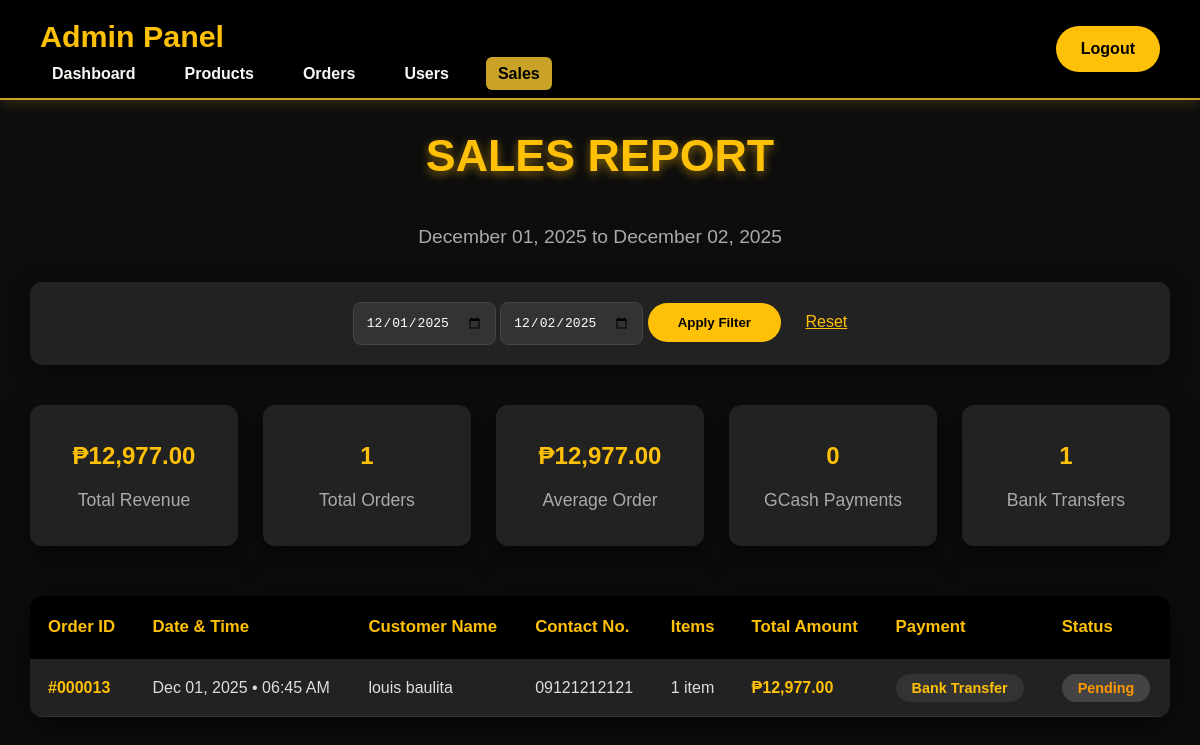
The app's page /admin/sales_report.php with its own data.
### tables this page shows
CREATE TABLE `sales` (
  `id` int(11) NOT NULL,
  `user_id` int(11) NOT NULL,
  `total_amount` decimal(10,2) NOT NULL,
  `delivery_fee` decimal(10,2) DEFAULT 0.00,
  `city_id` int(11) DEFAULT NULL,
  `municipality` varchar(100) DEFAULT NULL,
  `province` varchar(100) DEFAULT NULL,
  `phone` varchar(20) DEFAULT NULL,
  `address` text DEFAULT NULL,
  `order_date` timestamp NOT NULL DEFAULT current_timestamp(),
  `status` enum('pending','processing','shipped','delivered','cancelled') DEFAULT 'pending',
  `payment_method` varchar(20) DEFAULT 'gcash'
);

CREATE TABLE `user` (
  `user_id` int(11) NOT NULL,
  `first_name` varchar(100) NOT NULL,
  `last_name` varchar(100) NOT NULL,
  `address` varchar(255) NOT NULL,
  `contact_number` varchar(50) NOT NULL,
  `city_id` int(11) DEFAULT 40,
  `email_address` varchar(150) NOT NULL,
  `password` varchar(255) NOT NULL,
  `created_at` timestamp NOT NULL DEFAULT current_timestamp(),
  `is_admin` tinyint(1) NOT NULL DEFAULT 0
);

### admin/sales_report.php (the view, shortened to what this page needs)
<?php
include '../connect.php';
$start = $_GET['start'] ?? date('Y-m-01');
$end   = $_GET['end']   ?? date('Y-m-d');
$start = date('Y-m-d', strtotime($start));
$end   = date('Y-m-d', strtotime($end));
$sql = "
    SELECT
        s.id AS sale_id,
        s.order_date,
        s.total_amount,
        s.payment_method,
        s.status,
        CONCAT(u.first_name, ' ', u.last_name) AS customer_name,
        u.contact_number,
        COUNT(sp.product_id) AS items_count,
        SUM(sp.quantity) AS total_qty
    FROM sales s
    LEFT JOIN user u ON s.user_id = u.user_id
    LEFT JOIN sales_products sp ON s.id = sp.sale_id
    WHERE DATE(s.order_date) BETWEEN ? AND ?
    GROUP BY s.id
    ORDER BY s.order_date DESC
";
$stmt = $conn->prepare($sql);
$stmt->bind_param("ss", $start, $end);
$stmt->execute();
$result = $stmt->get_result();
$sales = $result->fetch_all(MYSQLI_ASSOC);
$stats = $conn->query("
    SELECT
        COUNT(*) AS total_orders,
        COALESCE(SUM(total_amount), 0) AS total_revenue,
        COALESCE(AVG(total_amount), 0) AS avg_order_value,
        SUM(CASE WHEN payment_method = 'gcash' THEN 1 ELSE 0 END) AS gcash_count,
        SUM(CASE WHEN payment_method = 'bank' THEN 1 ELSE 0 END) AS bank_count
    FROM sales
    WHERE DATE(order_date) BETWEEN '$start' AND '$end'
")->fetch_assoc();
?>
<!DOCTYPE html>
<html lang="en">
<head>
    <link rel="stylesheet" href="dashboard.css">
    <link rel="stylesheet" href="https://cdnjs.cloudflare.com/ajax/libs/font-awesome/6.6.0/css/all.min.css">
</head>
<body class="admin-page">
<header class="admin-header">
    <nav class="admin-nav">
        <div class="nav-left">
            <a href="dashboard.php" class="admin-logo">Admin Panel</a>
            <ul class="nav-links">
                <li><a href="dashboard.php">Dashboard</a></li>
                <li><a href="products.php">Products</a></li>
                <li><a href="orders.php">Orders</a></li>
                <li><a href="users.php">Users</a></li>
                <li><a href="sales_report.php" class="active">Sales</a></li>
            </ul>
        </div>
        <div class="nav-right">
            <a href="logout.php" class="btn-logout">Logout</a>
        </div>
    </nav>
</header>
<main class="admin-container">
    <div class="report-wrapper">
        <h1 class="page-title">SALES REPORT</h1>
        <div class="date-range">
            <?= date('F d, Y', strtotime($start)) ?> to <?= date('F d, Y', strtotime($end)) ?>
        </div>
        <div class="filters">
            <form method="GET">
                <input type="date" name="start" value="<?= $start ?>" required>
                <input type="date" name="end" value="<?= $end ?>" required>
                <button type="submit">Apply Filter</button>
                <a href="sales_report.php" style="color:var(--yellow);text-decoration:underline;margin-left:20px;">Reset</a>
            </form>
        </div>
        <div class="stats-grid">
            <div class="stat-card">
                <h3>₱<?= number_format($stats['total_revenue'], 2) ?></h3>
                <p>Total Revenue</p>
            </div>
            <div class="stat-card">
                <h3><?= $stats['total_orders'] ?></h3>
                <p>Total Orders</p>
            </div>
            <div class="stat-card">
                <h3>₱<?= number_format($stats['avg_order_value'], 2) ?></h3>
                <p>Average Order</p>
            </div>
            <div class="stat-card">
                <h3><?= $stats['gcash_count'] ?></h3>
                <p>GCash Payments</p>
            </div>
            <div class="stat-card">
                <h3><?= $stats['bank_count'] ?></h3>
                <p>Bank Transfers</p>
            </div>
        </div>
        <table>
            <thead>
                <tr>
                    <th>Order ID</th>
                    <th>Date & Time</th>
                    <th>Customer Name</th>
                    <th>Contact No.</th>
                    <th>Items</th>
                    <th>Total Amount</th>
                    <th>Payment</th>
                    <th>Status</th>
                </tr>
            </thead>
            <tbody>
                <?php if (empty($sales)): ?>
                    <tr><td colspan="8" class="no-data">No sales found in this period.</td></tr>
                <?php else: foreach ($sales as $sale): ?>
                    <tr>
                        <td><strong>#<?= str_pad($sale['sale_id'], 6, '0', STR_PAD_LEFT) ?></strong></td>
                        <td><?= date('M d, Y • h:i A', strtotime($sale['order_date'])) ?></td>
                        <td><?= htmlspecialchars($sale['customer_name'] ?? 'Guest User') ?></td>
                        <td><?= htmlspecialchars($sale['contact_number'] ?? '—') ?></td>
                        <td><?= $sale['total_qty'] ?> item<?= $sale['total_qty']>1?'s':'' ?></td>
                        <td><strong>₱<?= number_format($sale['total_amount'], 2) ?></strong></td>
                        <td><span class="badge <?= $sale['payment_method'] ?>">
                            <?= $sale['payment_method']=='gcash'?'GCash':'Bank Transfer' ?>
                        </span></td>
                        <td><span class="badge <?= $sale['status']=='completed'?'completed':'pending' ?>">
                            <?= ucfirst($sale['status'] ?? 'pending') ?>
                        </span></td>
                    </tr>
                <?php endforeach; endif; ?>
            </tbody>
        </table>
    </div>
</main>
</body>
</html>

### admin/dashboard.css (style rules this page uses)
* { margin: 0; padding: 0; box-sizing: border-box; }
body.admin-page { font-family: 'Poppins', sans-serif; background-color: #0D0D0D; color: #F8F8F4; line-height: 1.6; overflow-x: hidden; transition: background-color 0.3s ease, color 0.3s ease; }
.admin-header, .admin-nav { display: flex; justify-content: space-between; align-items: center; padding: 12px 40px; background-color: #000; border-bottom: 2px solid #C9A227; box-shadow: 0 4px 12px rgba(201, 162, 39, 0.2); position: fixed; top: 0; left: 0; width: 100%; z-index: 1000; transition: background-color 0.3s ease, border-color 0.3s ease, box-shadow 0.3s ease; }
.admin-logo { color: #C9A227; font-weight: 700; text-decoration: none; font-size: 1.5rem; transition: transform 0.3s ease, color 0.3s ease; }
.nav-links { display: flex; gap: 25px; list-style: none; }
.nav-links li a { text-decoration: none; color: #F8F8F4; font-weight: 600; padding: 8px 12px; border-radius: 6px; transition: all 0.3s ease; }
.nav-links li a.active, .nav-links li a:hover { color: #000; background-color: #C9A227; }
.nav-right { display: flex; gap: 15px; align-items: center; }
.btn-logout, .theme-btn, .small-btn { background-color: #C9A227; color: #000; padding: 8px 16px; border-radius: 6px; font-weight: 600; text-decoration: none; border: none; cursor: pointer; transition: all 0.3s ease; }
.admin-container { padding: 120px 40px 40px 40px; max-width: 1200px; margin: auto; }

### admin/sales_report.php (style rules this page uses)
:root { --black:#000; --yellow:#FFC107; --dark:#222; }
body { background:#000;color:#fff;font-family:'Segoe UI',sans-serif;margin:0; }
.admin-header { position:fixed;top:0;left:0;right:0; background:var(--black); padding:15px 0; z-index:1000; box-shadow:0 4px 20px rgba(0,0,0,.9); }
.admin-logo { color:var(--yellow);font-size:1.9em;font-weight:900;text-decoration:none; }
.nav-links a { color:#ccc;transition:.3s; }
.nav-links a:hover,.nav-links a.active { color:var(--yellow); }
.btn-logout { background:var(--yellow);color:#000; padding:10px 25px;border-radius:50px;font-weight:bold; }
.admin-container { padding:120px 30px 60px; min-height:100vh; }
.report-wrapper { max-width:1300px; margin:0 auto; }
.page-title { text-align:center; font-size:2.8em; color:var(--yellow); margin:0 0 30px; font-weight:900; text-shadow:0 3px 10px rgba(255,193,7,.5); }
.date-range { text-align:center; color:#aaa; font-size:1.2em; margin-bottom:30px; }
.filters { background:var(--dark); padding:20px; border-radius:12px; display:flex; justify-content:center; gap:20px; flex-wrap:wrap; margin-bottom:40px; box-shadow:0 5px 20px rgba(0,0,0,.5); }
.filters input { padding:12px; border:1px solid #444; border-radius:8px; background:#333; color:#fff; font-size:1em; }
.filters button { background:var(--yellow); color:#000; border:none; padding:12px 30px; border-radius:50px; font-weight:bold; cursor:pointer; transition:.3s; }
.stats-grid { display:grid; grid-template-columns:repeat(auto-fit,minmax(200px,1fr)); gap:25px; margin-bottom:50px; }
.stat-card { background:var(--dark); padding:30px; border-radius:12px; text-align:center; box-shadow:0 10px 30px rgba(0,0,0,.6); border:2px solid transparent; transition:.4s; }
.stat-card h3 { color:var(--yellow); font-size:1.5em; margin:0; font-weight:900; }
.stat-card p { color:#aaa; margin:10px 0 0; font-size:1.1em; }
table { width:100%; border-collapse:collapse; background:var(--dark); border-radius:12px; overflow:hidden; box-shadow:0 10px 40px rgba(0,0,0,.7); }
th { background:var(--black); color:var(--yellow); padding:18px; text-align:left; font-weight:700; font-size:1.05em; }
td { padding:16px 18px; color:#ddd; border-bottom:1px solid #333; }
.badge { padding:6px 16px; border-radius:30px; font-weight:bold; font-size:0.9em; }
.badge.bank { background:#333;color:var(--yellow); }
.badge.pending { background:#444;color:#ff9800; }
strong { color:var(--yellow); }

### records on screen
sales: id "000013", order_date "Dec 01, 2025 • 06:45 AM", customer_name "louis baulita", user.contact_number "09121212121", total_qty "1", total_amount "12,977.00", payment_method "Bank Transfer", status "Pending"

### other values on screen
date('F d, Y', strtotime($start)) "December 01, 2025"
date('F d, Y', strtotime($end)) "December 02, 2025"
$stats['total_revenue'] "12,977.00"
$stats['total_orders'] "1"
$stats['avg_order_value'] "12,977.00"
$stats['gcash_count'] "0"
$stats['bank_count'] "1"
